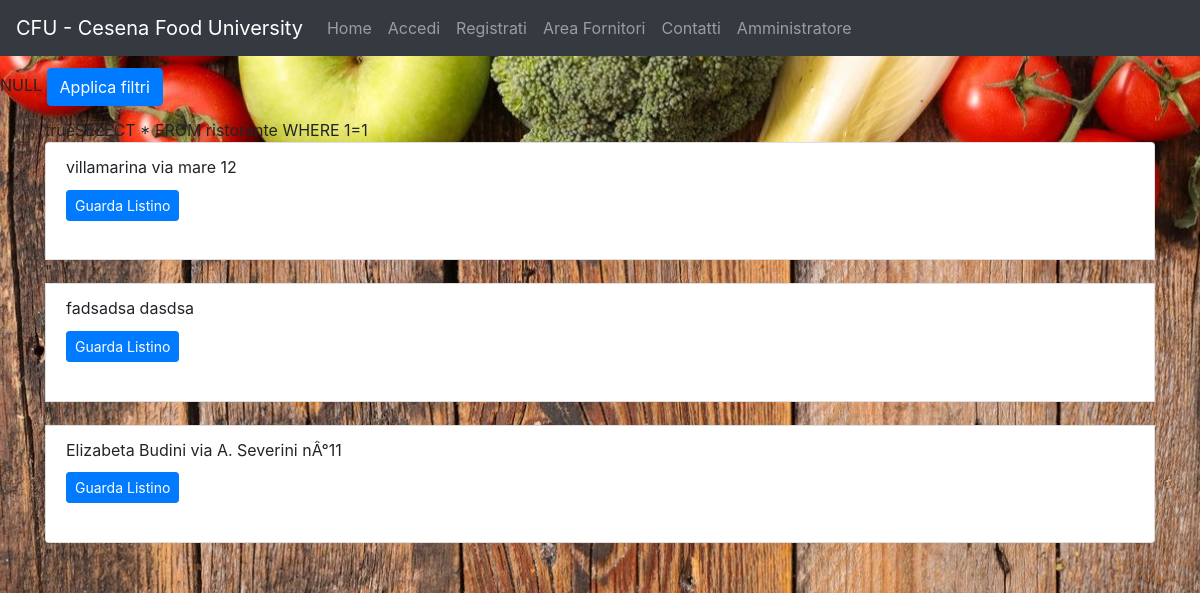
The app's page /codice/php/ricerca.php, older data.
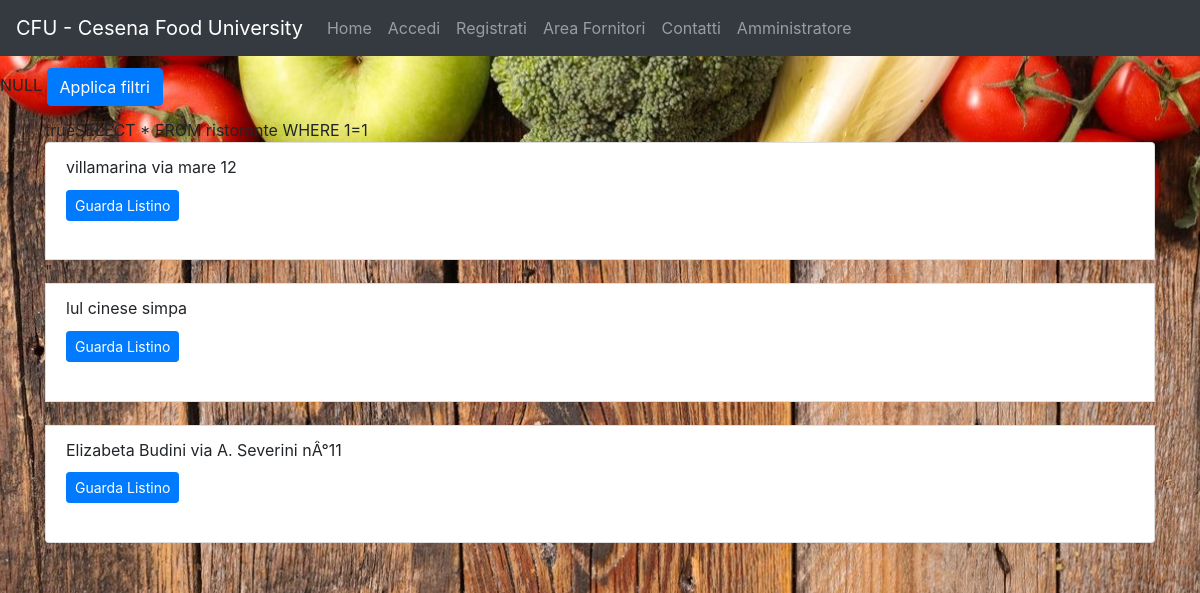
The same page, newer data.
### tables this page shows
CREATE TABLE `ristorante` (
  `id` int(11) NOT NULL,
  `email_proprietario` varchar(40) NOT NULL,
  `nome` varchar(20) NOT NULL,
  `indirizzo` varchar(40) NOT NULL,
  `nome_categoria` varchar(20) DEFAULT NULL,
  `info` varchar(100) DEFAULT NULL,
  `rating` int(11) NOT NULL,
  `approvato` tinyint(1) NOT NULL DEFAULT '0'
);

### codice/php/ricerca.php (the view, shortened to what this page needs)
<!DOCTYPE html>
<html lang="it" dir="ltr">
  <head>
    <link rel="stylesheet" href="./../css/bootstrap.min.css">
    <link href="./../css/full.css" rel="stylesheet">
    <link href="./../css/menubar.css" rel="stylesheet">
    <link href="./../css/footer.css" rel="stylesheet">
    <link href="./../css/search.css" rel="stylesheet">
    <link href="./../css/sidebar.css" rel="stylesheet">
  </head>
  <body>
  <?php $current= "ricerca";
	include 'menu.php';
  var_dump($_SESSION["id_prenotazione"]); ?>
  <button class=" btn btn-primary" type="button" name="button"  onclick="openNav()">Applica filtri</button>
 <div class="container">
  <?php
  $servername = "localhost";
  $username = "root";
  $password = "";
  $dbname = "cfu";
  $conn = new mysqli($servername, $username, $password, $dbname);
  $filter = array();
    echo 'true';
  $query = 'SELECT * FROM ristorante WHERE 1=1'.implode(' AND ', $filter);
  echo $query;
  echo "<ul class='list-group'>";
  foreach($conn->query($query) as $row)
  {
  echo '
  <li class="list-group-item">'.$row["nome"].'
  '.$row["nome_categoria"].'
  '.$row["indirizzo"].'
  <form action="ristorante.php" method="post" name ="seleziona" id="seleziona">
    <input type = "hidden" name="id_ristorante" value="'.$row["id"].'">
    <button class="btn btn-sm btn-primary " id = "submit" type="submit" >Guarda Listino</button>
  </form>
  </li>"';
  }
  echo "</ul>";
    ?>
  </div>
  </body>
</html>

### codice/php/menu.php (shortened to what this page needs)
<?php
if ($_SESSION['fornitore']=== "true") {
  echo '<nav class="navbar navbar-expand-lg navbar-light bg-light sticky-top">
  <button class="navbar-toggler" type="button" data-toggle="collapse" data-target="#navbarSupportedContent" aria-controls="navbarSupportedContent" aria-expanded="false" aria-label="Toggle navigation">
  <span class="navbar-toggler-icon"></span><span id="notifica" class="badge badge-primary"></span>
  <span class="sr-only">unread messages</span>
  </button>
  <a class="navbar-brand" href="homefornitori.php">CFU - Cesena Food University</a>
  <div class="collapse navbar-collapse" id="navbarSupportedContent">
  <ul class="navbar-nav mr-auto">';
  include 'menufornitori.php';
} else {
  if ($_SESSION['admin']=== "true") {
    echo '<nav class="navbar navbar-expand-lg navbar-light bg-light sticky-top">
    <button class="navbar-toggler" type="button" data-toggle="collapse" data-target="#navbarSupportedContent" aria-controls="navbarSupportedContent" aria-expanded="false" aria-label="Toggle navigation">
    <span class="navbar-toggler-icon"></span><span id="notifica" class="badge badge-primary"></span>
    <span class="sr-only">unread messages</span>
    </button>
    <a class="navbar-brand" href="homeadmin.php">CFU - Cesena Food University</a>
    <div class="collapse navbar-collapse" id="navbarSupportedContent">
    <ul class="navbar-nav mr-auto">';
    include 'menuadmin.php';
  } else {
    if ($_SESSION['utente']=== "true"){
      echo '<nav class="navbar navbar-expand-lg navbar-dark bg-dark sticky-top">
      <button class="navbar-toggler" type="button" data-toggle="collapse" data-target="#navbarSupportedContent" aria-controls="navbarSupportedContent" aria-expanded="false" aria-label="Toggle navigation">
      <span class="navbar-toggler-icon"></span><span id="notifica" class="badge badge-primary"></span>
      <span class="sr-only">unread messages</span>
      </button>
      <a class="navbar-brand" href="homeclienti.php">CFU - Cesena Food University</a>
      <div class="collapse navbar-collapse" id="navbarSupportedContent">
      <ul class="navbar-nav mr-auto">';
        include 'menuutenti.php';
    }
  }
}
?>
</ul>
</div>
</nav>

### codice/php/menuutenti.php (shortened to what this page needs)
<?php
if ( isset( $_SESSION['email'] ) ) {
  ?>
  <li class="nav-item">
    <a class="nav-link" href="homeclienti.php"<?php if($current == 'homeclienti') {echo 'id="current"';} ?>>Home <span class="sr-only">(current)</span></a>
  </li>
  <li class="nav-item">
    <a class="nav-link" href="profiloutente.php"<?php if($current == 'profiloutente') {echo 'id="current"';} ?>>Profilo <?php echo $_SESSION["nome"]; ?> </a>
  </li>
  <li class="nav-item">
    <a class="nav-link" href="messaggiutente.php"<?php if($current == 'messaggiutente') {echo 'id="current"';} ?>>Messaggi <span class="badge badge-primary">1</span>
  <span class="sr-only">unread messages</span></a>
  </li>
  <li class="nav-item">
    <a class="nav-link" href="carrello.php"<?php if($current == 'carrello') {echo 'id="current"';} ?>>Carrello</a>
  </li>
  <li class="nav-item">
    <a class="nav-link" href="#"<?php if($current == 'contatti') {echo 'id="current"';} ?>>Contatti</a>
  </li>
  <li class="nav-item">
    <a class="nav-link" href="logout.php"<?php if($current == 'logout') {echo 'id="current"';} ?>>Logout</a>
  </li>
 <?php
} else {
 ?>
 <li class="nav-item ">
   <a class="nav-link" href="homeclienti.php"<?php if($current == 'homeclienti') {echo 'id="current"';} ?>>Home <span class="sr-only">(current)</span></a>
 </li>
 <li class="nav-item">
   <a class="nav-link" href="accedi.php" <?php if($current == 'accedi') {echo 'id="current"';} ?>>Accedi</a>
 </li>
 <li class="nav-item">
   <a class="nav-link" href="signinutente.php"<?php if($current == 'signinutente') {echo 'id="current"';} ?>>Registrati</a>
 </li>
 <li class="nav-item">
   <a class="nav-link" href="areafornitori.php"<?php if($current == 'areafornitori') {echo 'id="current"';} ?>>Area Fornitori</a>
 </li>
 <li class="nav-item">
   <a class="nav-link" href="#"<?php if($current == 'contatti') {echo 'id="current"';} ?>>Contatti</a>
 </li>
 <li class="nav-item">
   <a class="nav-link" href="accedi.php">Amministratore</a>
 </li>
<?php
}
?>

### codice/css/full.css (style rules this page uses)
body { background: url('./../resources/bg.jpg') no-repeat center center fixed; -webkit-background-size: cover; -moz-background-size: cover; background-size: cover; -o-background-size: cover; }

### codice/css/footer.css (style rules this page uses)
body { padding-bottom: 120px; }

### codice/css/search.css (style rules this page uses)
.btn { margin-top: 1%; margin-bottom: 1%; margin-right: 1%; }

Row changes from the older to the newer data that the page shows:
changed ristorante: nome "fadsadsa" → "lul"; nome_categoria (not shown) → "cinese"; indirizzo "dasdsa" → "simpa"
